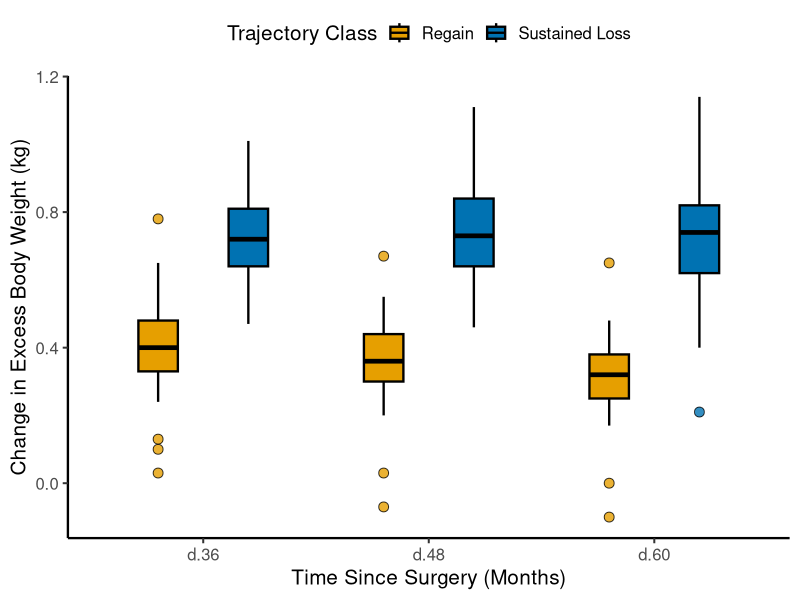

This figure's R source:
library(ggplot2)

df = read.csv("data_delta_ebw.csv", stringsAsFactors = FALSE)

outlier_rows = do.call(rbind, lapply(seq_len(nrow(df)), function(i) {
  outs = df$outliers[i]
  if (is.na(outs) || outs == "") return(NULL)
  vals = as.numeric(strsplit(outs, ";")[[1]])
  data.frame(time = df$time[i], class = as.character(df$class[i]), value = vals)
}))

df$class = as.character(df$class)
colors = c("1" = "#E69F00", "2" = "#0072B2")

dodge_width = 0.8
x_levels = unique(df$time)
offsets = c("1" = -dodge_width / 4, "2" = dodge_width / 4)
outlier_rows$x_pos = as.numeric(factor(outlier_rows$time, levels = x_levels)) +
  offsets[outlier_rows$class]
outlier_rows$fill_col = colors[outlier_rows$class]

p = ggplot(df, aes(x = time, fill = class, group = interaction(time, class))) +
  geom_boxplot(
    aes(ymin = ymin, lower = lower, middle = middle, upper = upper, ymax = ymax),
    stat = "identity",
    position = position_dodge(width = dodge_width),
    width = 0.35, linewidth = 0.8, color = "black", outlier.shape = NA
  ) +
  geom_point(
    data = outlier_rows,
    aes(x = x_pos, y = value),
    fill = outlier_rows$fill_col,
    size = 3, alpha = 0.8, shape = 21, color = "black", inherit.aes = FALSE
  ) +
  scale_fill_manual(values = colors, name = "Trajectory Class",
                    labels = c("1" = "Regain", "2" = "Sustained Loss")) +
  labs(
    x = "Time Since Surgery (Months)",
    y = "Change in Excess Body Weight (kg)"
  ) +
  theme_classic(base_size = 15) +
  theme(
    legend.position = "top",
    axis.line = element_line(linewidth = 0.8)
  )

ggsave("figs2_delta_ebw.png", p, width = 5, height = 4, dpi = 800, bg = "white")
